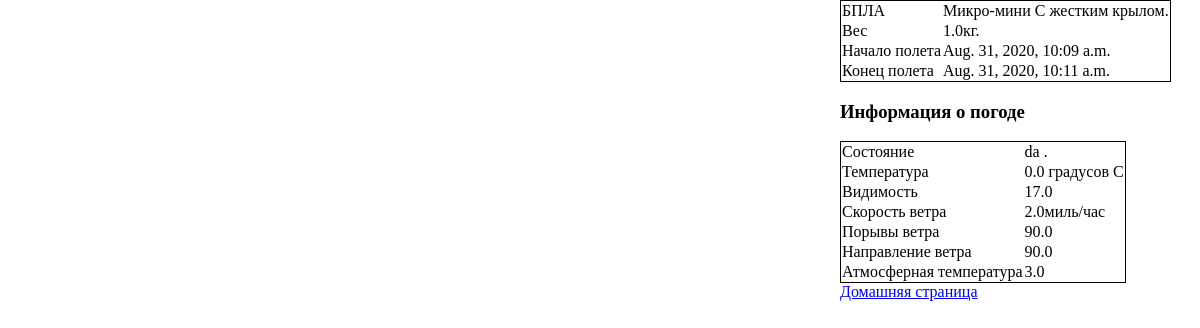
The page /flightAnalytics/1/ on the database its author committed.
### flightBAS/models.py (models this page shows, shortened)
class Flight(models.Model):
    owner               = models.ForeignKey(User, on_delete = models.CASCADE)
    dron                = models.ForeignKey(Bas, on_delete = models.CASCADE)
    start_flight        = models.DateTimeField(null = True)
    end_flight          = models.DateTimeField(null = True)
    polygon             = jsonfield.JSONField()
    condition_weather   = models.CharField(max_length=64)
    temperature_weather = models.FloatField()
    speed_wind          = models.FloatField()
    gusting             = models.FloatField()
    heading             = models.FloatField()
    visibility          = models.FloatField()
    dew_point           = models.FloatField()
    class Meta:
        verbose_name = 'Полет'
        verbose_name_plural = 'Полеты'

### regBAS/models.py (models this page shows, shortened)
class Bas(models.Model):
    types = (
        ("С жестким крылом", "С жестким крылом"),
        ("С гибким крылом", "С гибким крылом"),
        ("С вращающимся крылом", "С вращающимся крылом"),
        ("С машущим крылом", "С машущим крылом"),
        ("Аэростатические", "Аэростатические")
    )
    classifications = (
        ("Микро-мини", "Микро-мини"),
        ("Лёгкий малого радиуса", "Лёгкий малого радиуса"),
        ("Лёгкий среднего радиуса", "Лёгкий среднего радиуса"),
        ("Средний", "Средний"),
        ("Средне-тяжелый", "Средне-тяжелый"),
        ("Тяжелый среднего радиуса", "Тяжелый среднего радиуса"),
        ("Тяжелый с продолжительным полетом", "Тяжелый с продолжительным полетом"),
        ("Боевой", "Боевой")
    )
    verify = (
        ("На проверке", "На проверке"),
        ("Верифирован", "Верифирован"),
        ("Отказ", "Отказ")
    )
    owner = models.ForeignKey(User, on_delete = models.CASCADE)
    type = models.CharField("Тип БПЛА", choices = types, max_length = 64)
    classification = models.CharField("Класс БПЛА", choices = classifications, max_length = 64)
    weight = models.FloatField("Вес БПЛА")
    photo = models.ImageField(upload_to='BPLA_images')
    verification = models.CharField("Статус верификации", choices = verify, max_length = 64)
    class Meta:
        verbose_name = 'БПЛА'
        verbose_name_plural = 'БПЛА'

### analytics/views.py (the view)
# urls.py: path('flightAnalytics/<int:id>/', analytics.views.flight_analytics, name='flight_analytics'),
def flight_analytics(request, id):
	flight = fb.Flight.objects.get(id = id)
	context = {"flight": flight}
	return render(request, "analytics/analytics.html", context)

### analytics/templates/analytics/analytics.html (shortened to what this page needs)
{% load static from staticfiles %}
<!doctype html>
<html>
    <head>
        <link href="https://api.tiles.mapbox.com/mapbox-gl-js/v0.44.0/mapbox-gl.css" rel="stylesheet" />
    </head>
    <body>
        <div class="info">
            <table class="table-info">
                <tr>
                    <td>
                        БПЛА
                    </td>
                    <td>
                        {{ flight.dron.classification}} {{ flight.dron.type}}.
                    </td>
                </tr>
                <tr>
                    <td>Вес</td>
                    <td>{{ flight.dron.weight }}кг.</td>
                </tr>
                <tr>
                    <td>Начало полета</td>
                    <td>{{ flight.start_flight }}</td>
                </tr>
                <tr>
                    <td>Конец полета</td>
                    <td>{{ flight.end_flight }}</td>
                </tr>
            </table>
            <h3>Информация о погоде</h3>
            <table class="table-info">
                <tr>
                    <td>
                        Состояние
                    </td>
                    <td>
                        {{ flight.condition_weather }} .
                    </td>
                </tr>
                <tr>
                    <td>Температура</td>
                    <td>{{ flight.temperature_weather }} градусов C</td>
                </tr>
                 <tr>
                    <td>Видимость</td>
                    <td>{{ flight.visibility }}</td>
                </tr>
                <tr>
                    <td>Скорость ветра</td>
                    <td>{{ flight.speed_wind }}миль/час</td>
                </tr>
                <tr>
                    <td>Порывы ветра</td>
                    <td>{{ flight.gusting }}</td>
                </tr>
                 <tr>
                    <td>Направление ветра</td>
                    <td>{{ flight.heading }}</td>
                </tr>
                 <tr>
                    <td>Атмосферная температура</td>
                    <td>{{ flight.dew_point }}</td>
                </tr>
            </table>
            <a href="{% url 'homepage' %}">Домашняя страница</a>
        </div>
        <div id="map" class="map"></div>
    </body>
</html>

### analytics/templates/analytics/analytics.html (style rules this page uses)
body { margin: 0; padding: 0; }
.map { display: inline-block; position: absolute; width: 70%; height: 70%; top: 0; }
.info { width: 30%; height: 100%; float: right; }
.table-info { border: 1px solid black; border-collapse: collapse; }

### rows shown on the page
Flight: dron.classification "Микро-мини", dron.type "С жестким крылом", dron.weight "1.0", start_flight "Aug. 31, 2020, 10:09 a.m.", end_flight "Aug. 31, 2020, 10:11 a.m.", condition_weather "da", temperature_weather "0.0", visibility "17.0", speed_wind "2.0", gusting "90.0", heading "90.0", dew_point "3.0"
